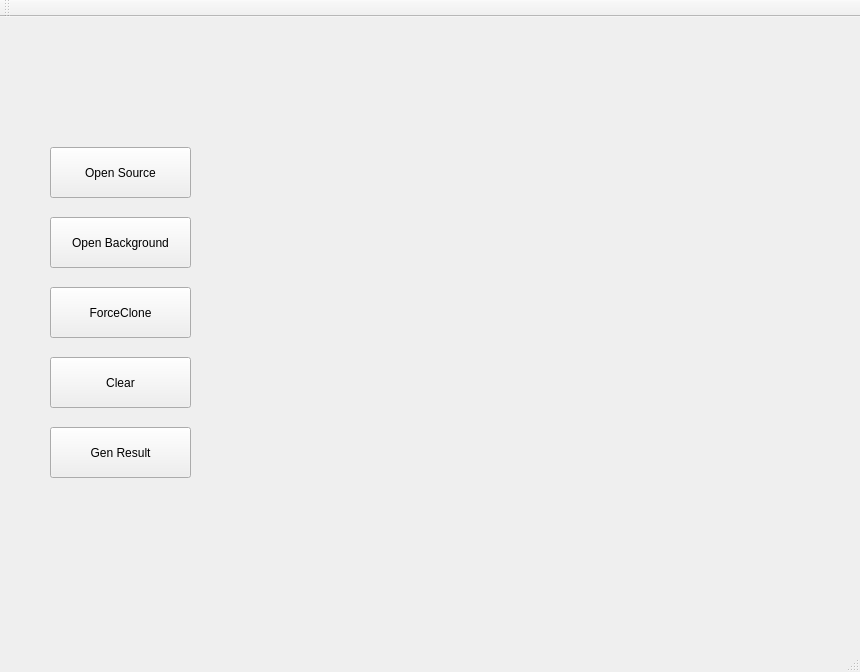
<?xml version="1.0" encoding="UTF-8"?>
<ui version="4.0">
 <class>MainWindow</class>
 <widget class="QMainWindow" name="MainWindow">
  <property name="geometry">
   <rect>
    <x>0</x>
    <y>0</y>
    <width>860</width>
    <height>672</height>
   </rect>
  </property>
  <property name="windowTitle">
   <string>MainWindow</string>
  </property>
  <widget class="QWidget" name="centralWidget">
   <widget class="QPushButton" name="srcButton">
    <property name="geometry">
     <rect>
      <x>50</x>
      <y>130</y>
      <width>141</width>
      <height>51</height>
     </rect>
    </property>
    <property name="text">
     <string>Open Source</string>
    </property>
   </widget>
   <widget class="QPushButton" name="bkdButton">
    <property name="geometry">
     <rect>
      <x>50</x>
      <y>200</y>
      <width>141</width>
      <height>51</height>
     </rect>
    </property>
    <property name="text">
     <string>Open Background</string>
    </property>
   </widget>
   <widget class="QPushButton" name="forceButton">
    <property name="geometry">
     <rect>
      <x>50</x>
      <y>270</y>
      <width>141</width>
      <height>51</height>
     </rect>
    </property>
    <property name="text">
     <string>ForceClone</string>
    </property>
   </widget>
   <widget class="QPushButton" name="clearButton">
    <property name="geometry">
     <rect>
      <x>50</x>
      <y>340</y>
      <width>141</width>
      <height>51</height>
     </rect>
    </property>
    <property name="text">
     <string>Clear</string>
    </property>
   </widget>
   <widget class="QPushButton" name="genButton">
    <property name="geometry">
     <rect>
      <x>50</x>
      <y>410</y>
      <width>141</width>
      <height>51</height>
     </rect>
    </property>
    <property name="text">
     <string>Gen Result</string>
    </property>
   </widget>
  </widget>
  <widget class="QMenuBar" name="menuBar">
   <property name="geometry">
    <rect>
     <x>0</x>
     <y>0</y>
     <width>860</width>
     <height>26</height>
    </rect>
   </property>
  </widget>
  <widget class="QToolBar" name="mainToolBar">
   <attribute name="toolBarArea">
    <enum>TopToolBarArea</enum>
   </attribute>
   <attribute name="toolBarBreak">
    <bool>false</bool>
   </attribute>
  </widget>
  <widget class="QStatusBar" name="statusBar"/>
 </widget>
 <layoutdefault spacing="6" margin="11"/>
 <resources/>
 <connections/>
</ui>
